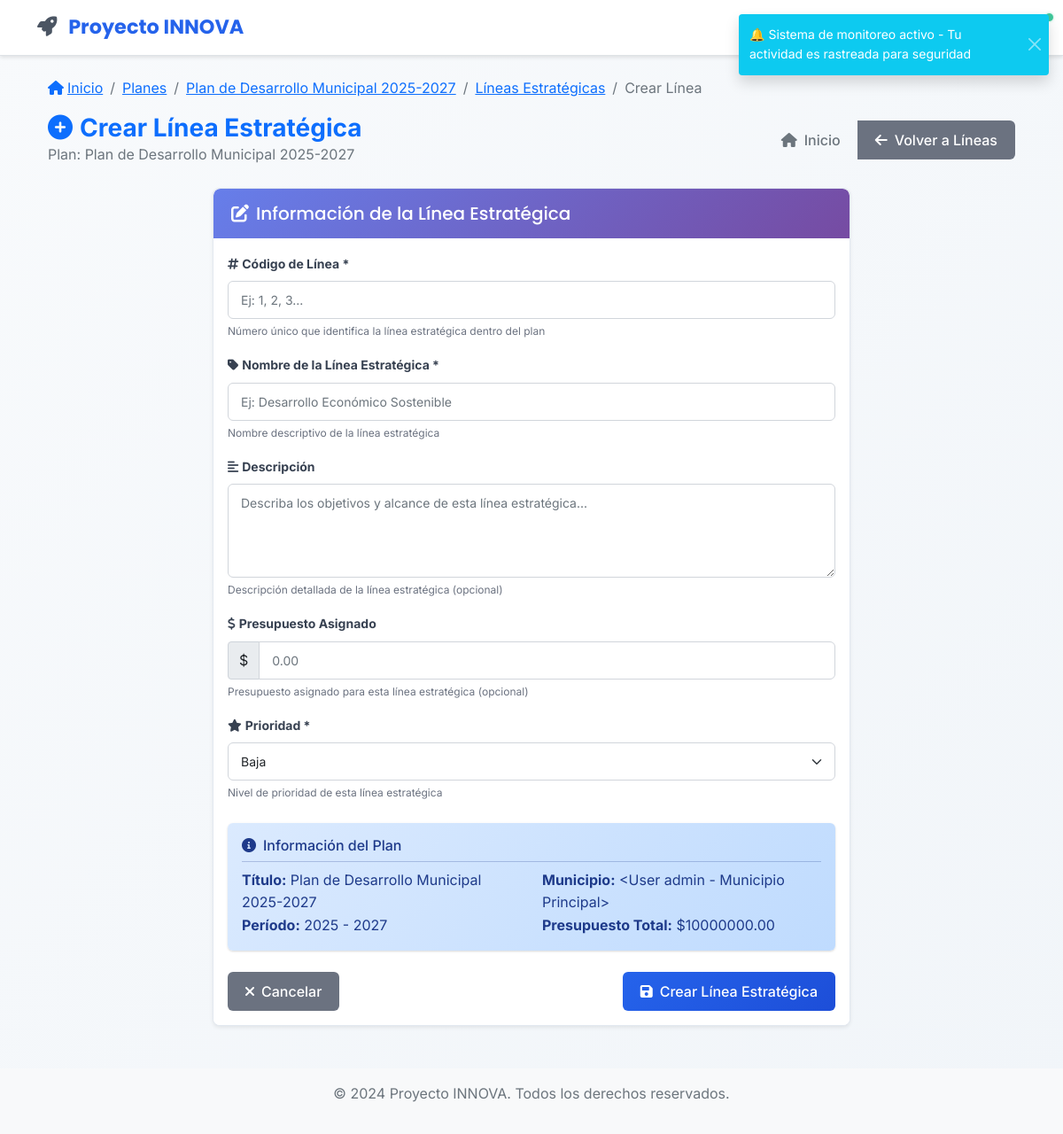
/planes/1/lineas/crear (signed in), run on an earlier commit of the app's database.
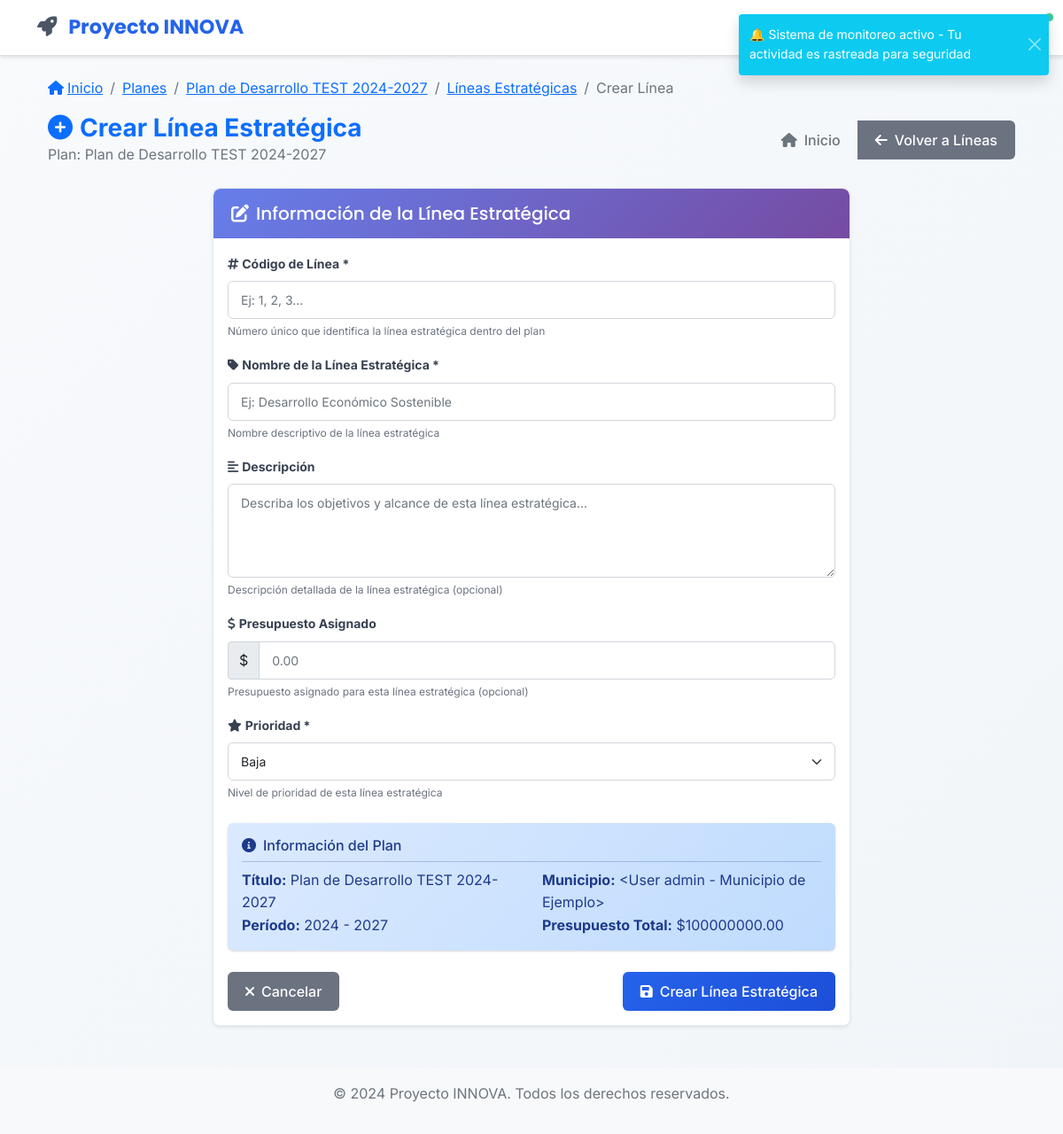
And on a later commit of the database.
### app/models/plan_desarrollo.py (models this page shows, shortened)
class PlanDesarrollo(db.Model):
    __tablename__ = 'planes_desarrollo'
    id = db.Column(db.Integer, primary_key=True)
    titulo = db.Column(db.String(200), nullable=False)
    descripcion = db.Column(db.Text)
    anio_inicio = db.Column(db.Integer, nullable=False)
    anio_fin = db.Column(db.Integer, nullable=False)
    estado = db.Column(db.String(20), default='borrador')  # borrador, activo, finalizado, cancelado
    municipio_id = db.Column(db.Integer, db.ForeignKey('users.id'), nullable=False)
    municipio = db.relationship('User', backref=db.backref('planes_desarrollo', lazy=True))
    created_at = db.Column(db.DateTime, default=datetime.utcnow)
    updated_at = db.Column(db.DateTime, default=datetime.utcnow, onupdate=datetime.utcnow)
    presupuesto_total = db.Column(db.Float, default=0.0)
    prioridad = db.Column(db.String(20), default='media')  # baja, media, alta, critica

### app/models/user.py (models this page shows, shortened)
class User(UserMixin, db.Model):
    __tablename__ = 'users'
    id = db.Column(db.Integer, primary_key=True)
    username = db.Column(db.String(64), unique=True, nullable=False, index=True)
    email = db.Column(db.String(120), unique=True, nullable=False, index=True)
    password_hash = db.Column(db.String(256), nullable=False)
    first_name = db.Column(db.String(64), nullable=False)
    last_name = db.Column(db.String(64), nullable=False)
    position = db.Column(db.String(100))  # Cargo en la alcaldía
    municipality = db.Column(db.String(100), nullable=False)  # Nombre de la alcaldía
    department = db.Column(db.String(100), nullable=False)  # Departamento/Estado
    municipality_code = db.Column(db.String(20))  # Código único de la alcaldía
    is_active = db.Column(db.Boolean, default=True)
    created_at = db.Column(db.DateTime, default=datetime.utcnow)
    updated_at = db.Column(db.DateTime, default=datetime.utcnow, onupdate=datetime.utcnow)
    last_login = db.Column(db.DateTime)
    legacy_role = db.Column(db.String(20), default='viewer')  # Mantener para compatibilidad
    active_roles = db.relationship('UserRole',
                                 foreign_keys='UserRole.user_id',
                                 lazy=True,
                                 primaryjoin="and_(User.id==UserRole.user_id, UserRole.is_active==True)")
    user_roles = db.relationship('UserRole',
                               foreign_keys='UserRole.user_id',
                               lazy=True,
                               overlaps="active_roles")
    @property
    def password(self):
        raise AttributeError('La contraseña no es un atributo legible')
    @property
    def role(self):
        return self.legacy_role
    def is_admin(self):
        if self.active_roles:
            admin_names = ['admin', 'administrador']
            return any(ur.role.name.lower() in admin_names for ur in self.active_roles)
        return self.legacy_role == 'admin'
    def __repr__(self):
        return f'<User {self.username} - {self.municipality}>'

### app/views/planes.py (the view, shortened to what this page needs)
@planes_bp.route('/<int:plan_id>/lineas/crear', methods=['GET', 'POST'])
@login_required
def crear_linea(plan_id):
    plan = get_plan_or_404(plan_id, current_user)
    form = LineaEstrategicaForm()
    return render_template('planes/crear_linea.html', title='Crear Línea Estratégica', form=form, plan=plan)

### app/views/planes.py (called while the page is built)
def get_plan_or_404(plan_id, current_user):
    puede_ver_global = current_user.is_admin() or current_user.is_editor()
    if puede_ver_global:
        plan = PlanDesarrollo.query.filter_by(id=plan_id).first_or_404()
    else:
        plan = PlanDesarrollo.query.filter_by(id=plan_id, municipio=current_user).first_or_404()
    return plan

### app/templates/planes/crear_linea.html (shortened to what the changed rows need)
{% extends "base.html" %}
{% block content %}
<div class="container-fluid mt-4">
    <div class="row mb-4">
        <div class="col-12">
            <nav aria-label="breadcrumb" class="mb-3">
                <ol class="breadcrumb">
                    <li class="breadcrumb-item">
                        <a href="{{ url_for('planes.ver', plan_id=plan.id) }}">{{ plan.titulo }}</a>
                    </li>
                </ol>
            </nav>
            <div class="d-flex justify-content-between align-items-center">
                <div>
                    <h1 class="h3 mb-0 text-primary fw-bold">
                        <i class="fas fa-plus-circle me-2"></i>Crear Línea Estratégica
                    </h1>
                    <p class="text-muted mb-0">Plan: {{ plan.titulo }}</p>
                </div>
            </div>
        </div>
    </div>
    <div class="row">
        <div class="col-lg-8 mx-auto">
            <div class="card shadow-sm">
                <div class="card-body">
                    <form method="POST">
                        <div class="alert alert-info border-0">
                            <div class="row">
                                <div class="col-md-6">
                                    <strong>Título:</strong> {{ plan.titulo }}
                                </div>
                                <div class="col-md-6">
                                    <strong>Municipio:</strong> {{ plan.municipio }}
                                </div>
                                <div class="col-md-6">
                                    <strong>Período:</strong> {{ plan.anio_inicio }} - {{ plan.anio_fin }}
                                </div>
                                <div class="col-md-6">
                                    <strong>Presupuesto Total:</strong> ${{ "%.2f"|format(plan.presupuesto_total) }}
                                </div>
                            </div>
                        </div>
                    </form>
                </div>
            </div>
        </div>
    </div>
</div>
{% endblock %}

What changed in the data, as far as the page shows it:
changed PlanDesarrollo: titulo "Plan de Desarrollo Municipal 2025-2027" → "Plan de Desarrollo TEST 2024-2027"; anio_inicio "2025" → "2024"; presupuesto_total "10000000.00" → "100000000.00"
changed User: municipio "<User admin - Municipio Principal>" → "<User admin - Municipio de Ejemplo>"
